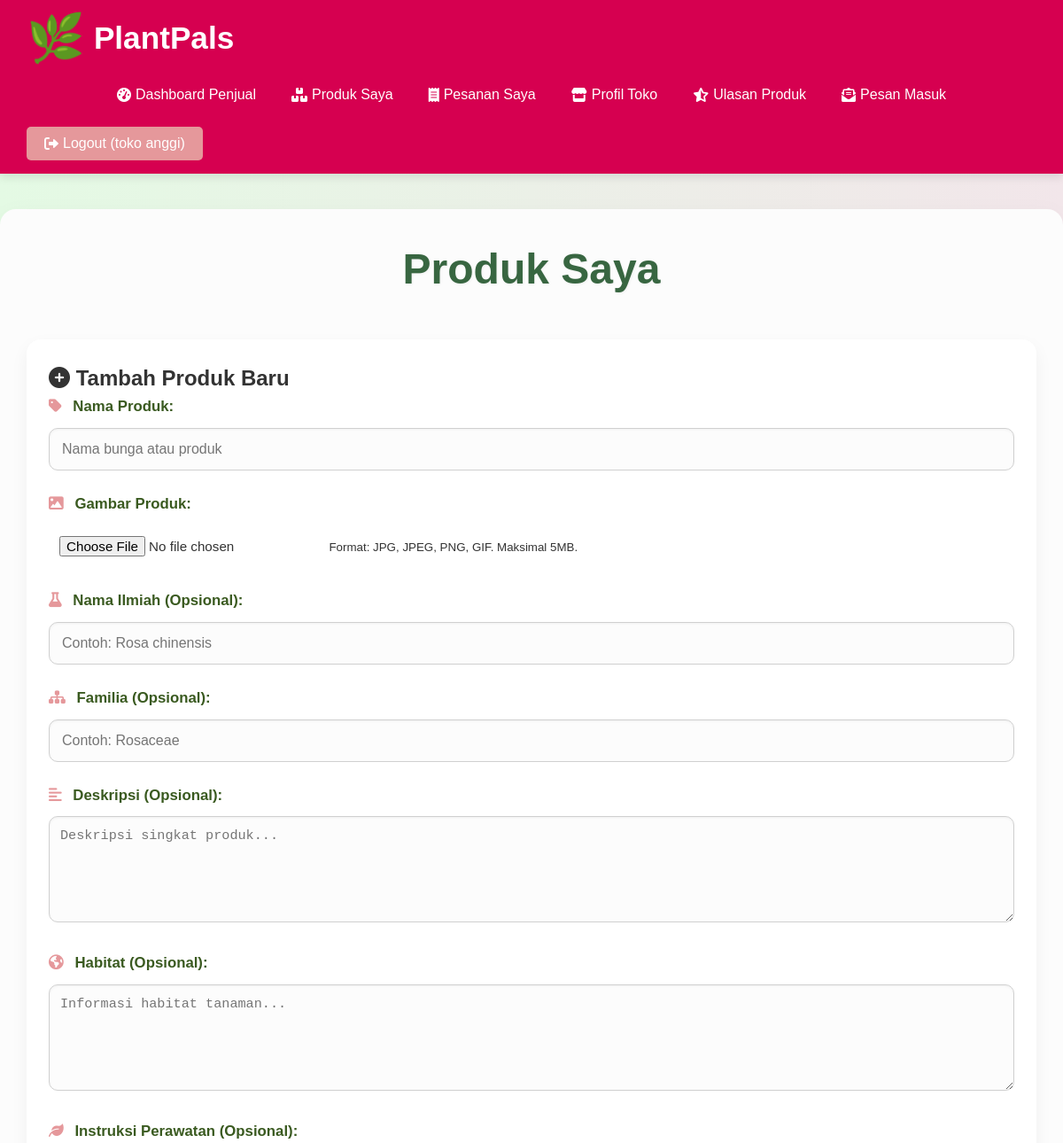
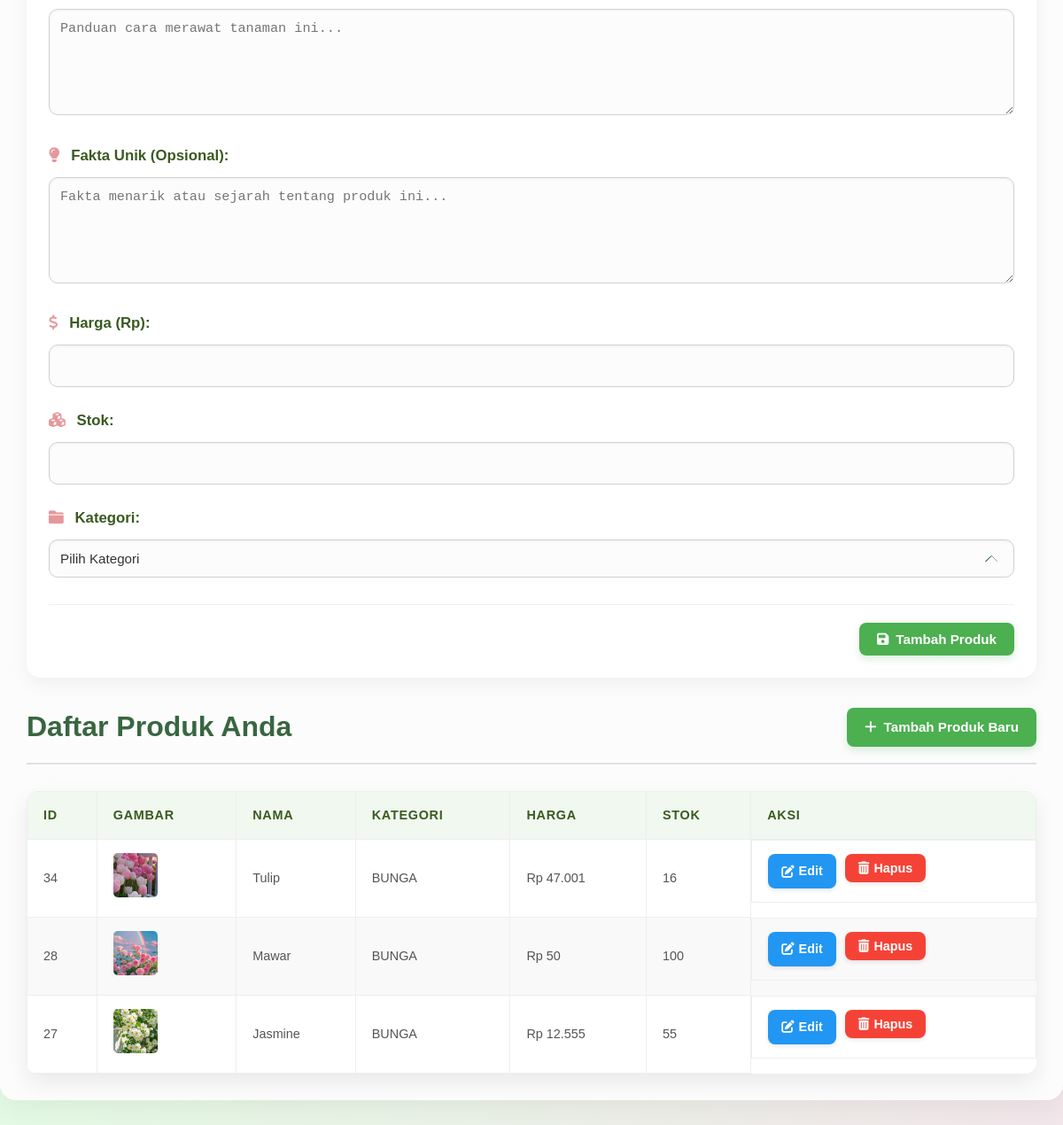
The page /seller/products.php (signed in) on the database its author committed (2 pictures, top to bottom).
### tables this page shows
CREATE TABLE `products` (
  `id` int(11) NOT NULL,
  `name` varchar(100) NOT NULL,
  `img` varchar(255) DEFAULT NULL,
  `scientific_name` varchar(100) DEFAULT NULL,
  `family` varchar(100) DEFAULT NULL,
  `description` text DEFAULT NULL,
  `habitat` text DEFAULT NULL,
  `care_instructions` text DEFAULT NULL,
  `unique_fact` text DEFAULT NULL,
  `price` decimal(10,2) NOT NULL,
  `stock` int(11) NOT NULL DEFAULT 0,
  `seller_id` int(11) DEFAULT NULL,
  `category_id` int(11) DEFAULT NULL,
  `created_at` timestamp NOT NULL DEFAULT current_timestamp(),
  `updated_at` timestamp NOT NULL DEFAULT current_timestamp() ON UPDATE current_timestamp()
);

CREATE TABLE `categories` (
  `id` int(11) NOT NULL,
  `name` varchar(255) NOT NULL,
  `description` text DEFAULT NULL,
  `created_at` timestamp NOT NULL DEFAULT current_timestamp()
);

### seller/products.php (the view, shortened to what this page needs)
<?php
require_once ROOT_PATH . 'config.php';
$seller_id = $_SESSION['id'];
$product_to_edit = null;
$products = [];
$sql = "SELECT p.*, c.name as category_name FROM products p LEFT JOIN categories c ON p.category_id = c.id WHERE p.seller_id = ? ORDER BY p.id DESC";
if ($stmt = mysqli_prepare($conn, $sql)) {
    mysqli_stmt_bind_param($stmt, "i", $seller_id);
    mysqli_stmt_execute($stmt);
    $result = mysqli_stmt_get_result($stmt);
    while ($row = mysqli_fetch_assoc($result)) {
        $products[] = $row;
    }
}
?>
<?php require_once ROOT_PATH . 'includes' . DIRECTORY_SEPARATOR . 'header.php'; ?>
    <h1>Produk Saya</h1>
    <div class="product-form-container card-panel">
        <h2><?php echo $product_to_edit ? '<i class="fas fa-edit"></i> Edit Produk' : '<i class="fas fa-plus-circle"></i> Tambah Produk Baru'; ?></h2>
        <form action="products.php" method="post" enctype="multipart/form-data">
            <div class="form-group">
                <label for="name"><i class="fas fa-tag"></i> Nama Produk:</label>
                <input type="text" id="name" name="name" value="<?php echo htmlspecialchars($product_to_edit['name'] ?? ''); ?>" required placeholder="Nama bunga atau produk">
            </div>
            <div class="form-group">
                <label for="product_image"><i class="fas fa-image"></i> Gambar Produk:</label>
                <input type="file" id="product_image" name="product_image" accept="image/*">
                <small>Format: JPG, JPEG, PNG, GIF. Maksimal 5MB.</small>
            </div>
            <div class="form-group">
                <label for="scientific_name"><i class="fas fa-flask"></i> Nama Ilmiah (Opsional):</label>
                <input type="text" id="scientific_name" name="scientific_name" value="<?php echo htmlspecialchars($product_to_edit['scientific_name'] ?? ''); ?>" placeholder="Contoh: Rosa chinensis">
            </div>
            <div class="form-group">
                <label for="family"><i class="fas fa-sitemap"></i> Familia (Opsional):</label>
                <input type="text" id="family" name="family" value="<?php echo htmlspecialchars($product_to_edit['family'] ?? ''); ?>" placeholder="Contoh: Rosaceae">
            </div>
            <div class="form-group">
                <label for="description"><i class="fas fa-align-left"></i> Deskripsi (Opsional):</label>
                <textarea id="description" name="description" placeholder="Deskripsi singkat produk..."><?php echo htmlspecialchars($product_to_edit['description'] ?? ''); ?></textarea>
            </div>
            <div class="form-group">
                <label for="habitat"><i class="fas fa-globe-americas"></i> Habitat (Opsional):</label>
                <textarea id="habitat" name="habitat" placeholder="Informasi habitat tanaman..."><?php echo htmlspecialchars($product_to_edit['habitat'] ?? ''); ?></textarea>
            </div>
            <div class="form-group">
                <label for="care_instructions"><i class="fas fa-leaf"></i> Instruksi Perawatan (Opsional):</label>
                <textarea id="care_instructions" name="care_instructions" placeholder="Panduan cara merawat tanaman ini..."><?php echo htmlspecialchars($product_to_edit['care_instructions'] ?? ''); ?></textarea>
            </div>
            <div class="form-group">
                <label for="unique_fact"><i class="fas fa-lightbulb"></i> Fakta Unik (Opsional):</label>
                <textarea id="unique_fact" name="unique_fact" placeholder="Fakta menarik atau sejarah tentang produk ini..."><?php echo htmlspecialchars($product_to_edit['unique_fact'] ?? ''); ?></textarea>
            </div>
            <div class="form-group">
                <label for="price"><i class="fas fa-dollar-sign"></i> Harga (Rp):</label>
                <input type="number" id="price" name="price" step="any" value="<?php echo htmlspecialchars($product_to_edit['price'] ?? ''); ?>" required min="0">
            </div>
            <div class="form-group">
                <label for="stock"><i class="fas fa-cubes"></i> Stok:</label>
                <input type="number" id="stock" name="stock" value="<?php echo htmlspecialchars($product_to_edit['stock'] ?? ''); ?>" required min="0">
            </div>
            <div class="form-group">
                <label for="category_id"><i class="fas fa-folder"></i> Kategori:</label>
                <select id="category_id" name="category_id" required>
                    <option value="">Pilih Kategori</option>
                </select>
            </div>
            <div class="form-action-btns">
                <button type="submit" class="submit-btn"><i class="fas fa-save"></i> <?php echo $product_to_edit ? 'Update Produk' : 'Tambah Produk'; ?></button>
            </div>
        </form>
    </div>
    <div class="section-header">
        <h2>Daftar Produk Anda</h2>
        <a href="products.php" class="add-new-btn"><i class="fas fa-plus"></i> Tambah Produk Baru</a>
    </div>
    <table class="data-table">
        <thead>
            <tr>
                <th>ID</th>
                <th>Gambar</th>
                <th>Nama</th>
                <th>Kategori</th>
                <th>Harga</th>
                <th>Stok</th>
                <th>Aksi</th>
            </tr>
        </thead>
        <tbody>
            <?php if (empty($products)): ?>
                <tr><td colspan="7">Anda belum memiliki produk.</td></tr>
            <?php else: ?>
                <?php foreach ($products as $product): ?>
                <tr>
                    <td><?php echo htmlspecialchars($product['id']); ?></td>
                    <td><img src="<?php echo htmlspecialchars($product['img']); ?>" alt="Gambar <?php echo htmlspecialchars($product['name']); ?>" style="width: 50px; height: 50px; object-fit: cover; border-radius: 5px;"></td>
                    <td><?php echo htmlspecialchars($product['name']); ?></td>
                    <td><?php echo htmlspecialchars($product['category_name'] ?? 'N/A'); ?></td>
                    <td>Rp <?php echo number_format($product['price'], 0, ',', '.'); ?></td>
                    <td><?php echo htmlspecialchars($product['stock']); ?></td>
                    <td class="action-buttons">
                        <a href="products.php?edit_id=<?php echo htmlspecialchars($product['id']); ?>" class="edit-btn"><i class="fas fa-edit"></i> Edit</a>
                        <form action="products.php" method="post" style="display:inline-block;">
                            <button type="submit" class="delete-btn" onclick="return confirm('Yakin ingin menghapus produk ini?');"><i class="fas fa-trash-alt"></i> Hapus</button>
                        </form>
                    </td>
                </tr>
                <?php endforeach; ?>
            <?php endif; ?>
        </tbody>
    </table>
<?php require_once ROOT_PATH . 'includes' . DIRECTORY_SEPARATOR . 'footer.php'; ?>

### CSS/main_styles.css (style rules this page uses)
* { box-sizing: border-box; margin: 0; padding: 0; }
body { font-family: 'Poppins', sans-serif; line-height: 1.6; background: linear-gradient(to right, rgb(228, 250, 228), rgb(242, 230, 234)); color: #333; min-height: 100vh; display: flex; flex-direction: column; }
h1, h2, h3, h4, h5, h6, .section-heading, .section-sub-title { font-family: 'Montserrat', sans-serif; }
a { color: #D60050; text-decoration: none; transition: color 0.3s ease; }
.card-panel { background: #fff; padding: 30px; border-radius: 12px; box-shadow: 0 5px 15px rgba(0,0,0,0.1); }

### rows shown on the page
products: id "34", img (picture), name "Tulip", category.name "BUNGA", price "47.001", stock "16"
products: id "28", img (picture), name "Mawar", category.name "BUNGA", price "50", stock "100"
products: id "27", img (picture), name "Jasmine", category.name "BUNGA", price "12.555", stock "55"

### other values the page prints
$current_username "toko anggi"
